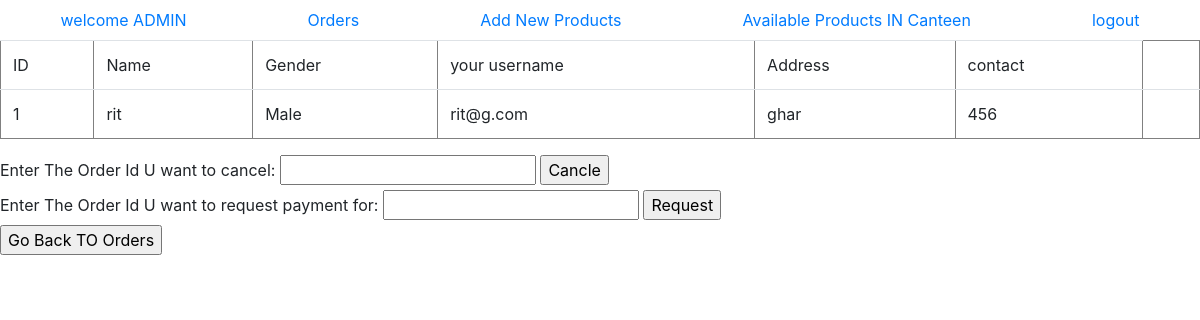
The page /userdetail.php?id=rit@g.com on the database its author committed.
### tables this page shows
CREATE TABLE `user` (
  `uid` int(11) NOT NULL,
  `name` varchar(90) NOT NULL,
  `gender` varchar(10) NOT NULL,
  `username` varchar(90) NOT NULL,
  `password` varchar(90) NOT NULL,
  `address` varchar(100) NOT NULL,
  `contact` int(20) NOT NULL
);

### userdetail.php (the view, shortened to what this page needs)
<!DOCTYPE html>
<html lang="en" dir="ltr">
  <head>
    <link rel="stylesheet" href="https://stackpath.bootstrapcdn.com/bootstrap/4.3.1/css/bootstrap.min.css">
  </head>
  <body>
    <ul class="nav nav-pills nav-fill">
  <li class="nav-item">
    <a class="nav-link " href="adminhomepage.php" >welcome ADMIN</a>
  </li>
  <li class="nav-item">
    <a class="nav-link " href="adpro.php" target="_parent">Orders</a>
  </li>
  <li class="nav-item">
    <a class="nav-link" href="newp.html">Add New Products</a>
  </li>
  <li class="nav-item">
    <a class="nav-link" href="avai.php">Available Products IN Canteen</a>
  </li>
  <li class="nav-item">
    <a class="nav-link " href="logout.php" >logout</a>
  </li>
</ul>
<table class="table" border="1">
  <tr>
    <td>ID</td>
    <td>Name</td>
    <td>Gender</td>
    <td>your username</td>
    <td>Address</td>
    <td>contact</td>
  </tr>
  <?php
  if(isset($_GET['id'])){
  $userid = $_GET['id'];
} else {
  echo "failed";
}
$servername = "localhost";
$username = "root";
$password = "root";
$dbname = "canteen";
$conn = new mysqli($servername, $username, $password, $dbname);
$sql = "SELECT * FROM user where username='$userid'";
$result = $conn->query($sql);
if ($result->num_rows > 0) {
   while($row = $result->fetch_assoc()) {
     echo "<tr><td>";
     echo $row['uid'];
     echo "</td><td>";
     echo $row['name'];
     echo "</td><td>";
     echo $row['gender'];
     echo "</td><td>";
     echo $row['username'];
     echo "</td><td>";
     echo $row['address'];
     echo "</td><td>";
     echo $row['contact'];
     echo "</td><td>";
     echo "</td></tr>";
   }
}
 ?>
</table>
<form method="post" action="mail\cancleorder.php" >
  <label for="canc">Enter The Order Id U want to cancel: </label>
  <input type="text" name="canc" >
  <input type="submit" value="Cancle">
</form>
<form method="post" action="mail\mpayment.php" >
  <label for="canc">Enter The Order Id U want to request payment for: </label>
  <input type="text" name="req" >
  <input type="submit" value="Request">
</form>
<form action="adpro.php" >
  <input type="submit" value="Go Back TO Orders">
</form>
  </body>
</html>

### rows shown on the page
user: uid "1", name "rit", gender "Male", username "rit@g.com", address "ghar", contact "456"
